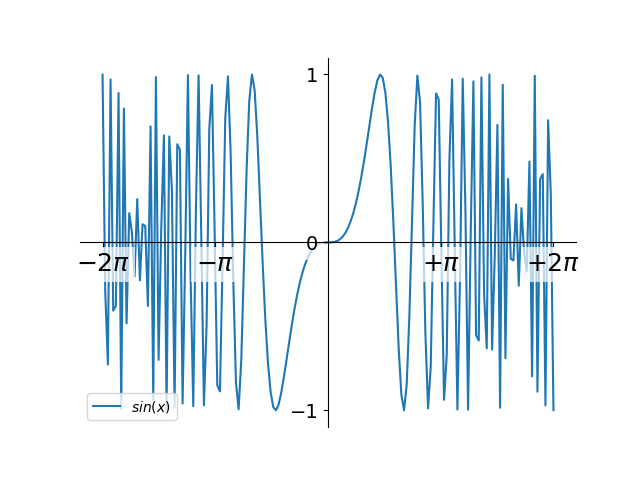

Python code for this plot:
import numpy as np
import matplotlib.pyplot as plt
X = np.linspace(-2 * np.pi, 2 * np.pi, 170, endpoint=True)
F1 = np.sin(X**3 / 2)
ax = plt.gca()
# ax.spines['top'].set_color('none')
# ax.spines['right'].set_color('none')
# ax.xaxis.set_ticks_position('bottom')
ax.spines['bottom'].set_position(('data',0))
# ax.yaxis.set_ticks_position('left')
ax.spines['left'].set_position(('data',0))
plt.xticks( [-6.28, -3.14, 3.14, 6.28],
        [r'$-2\pi$', r'$-\pi$', r'$+\pi$', r'$+2\pi$'])
plt.yticks([-3, -1, 0, +1, 3])
for xtick in ax.get_xticklabels():
    xtick.set_fontsize(18)
    xtick.set_bbox(dict(facecolor='white', edgecolor='None', alpha=0.7 ))
for ytick in ax.get_yticklabels():
    ytick.set_fontsize(14)
    ytick.set_bbox(dict(facecolor='white', edgecolor='None', alpha=0.7 ))
    
figures = plt.plot(X, F1, label="$sin(x)$")
print(figures)
# line.zorder=1.6 # without this line it should work but doesn't
plt.legend(loc='lower left')
# ax.set_axisbelow('line')

plt.show()
# plt.savefig('axisbelow-line.png')
# ax.set_axisbelow(True)
# plt.savefig('axisbelow-true.png')
# ax.set_axisbelow(False)
# plt.savefig('axisbelow-false.png')
